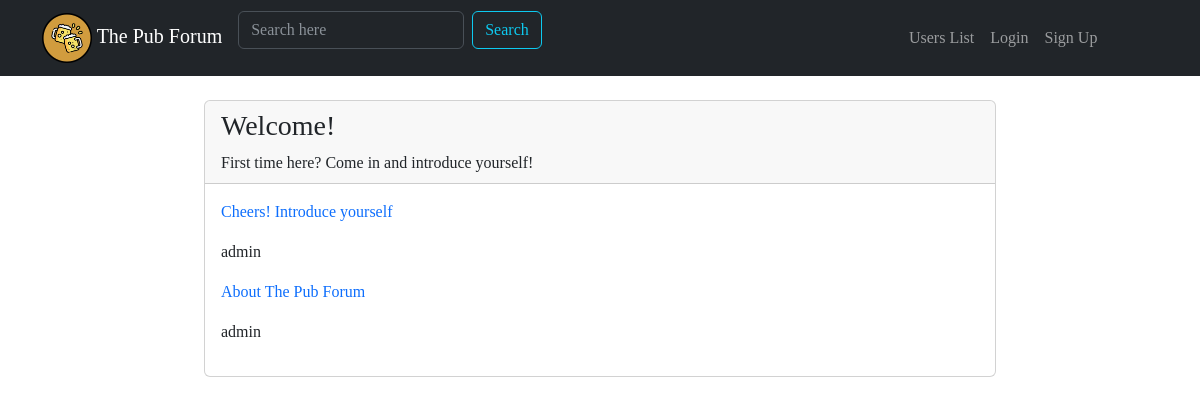
/forum/section/1/, run on the app's committed database.
### forum/models.py (models this page shows, shortened)
class Section(models.Model):
    section_name = models.CharField(max_length=100)
    section_description = models.CharField(max_length=200, blank=True, null=True)
    section_logo = models.ImageField(blank=True, null=True)
    class Meta:
        verbose_name = 'Section'
        verbose_name_plural = 'Sections'

class Discussion(models.Model):
    discussion_title = models.CharField(max_length=150)
    discussion_creation_data = models.DateField(auto_now_add=True)
    discussion_author = models.ForeignKey(User, on_delete=models.CASCADE, related_name='discussions')
    discussion_section = models.ForeignKey(Section, on_delete=models.CASCADE)
    def get_absolute_url(self):
        return reverse("show_discussion", kwargs={'pk': self.pk})
    class Meta:
        verbose_name = 'Discussion'
        verbose_name_plural = 'Discussions'

### forum/views.py (the view)
# urls.py: path("section/<int:pk>/", show_section, name='show_section'),
def show_section(request, pk):
    section = get_object_or_404(Section, pk=pk)
    section_discussions = Discussion.objects.\
        filter(discussion_section=section).order_by("-discussion_creation_data")
    context = {'section': section, 'section_discussions': section_discussions}
    return render(request, "show_section.html", context)

### forum/templates/show_section.html (shortened to what this page needs)
{% extends 'base.html' %}
{% load crispy_forms_tags %}
{% block content %}
<div class="row justify-content-center">
    <div class="col-8">
        <div class="card">
            <div class="card-header">
                <h3 class="card-title">{{ section.section_name }}</h3>
                <p class="card-text">{{ section.section_description }}</p>
            </div>
            <div class="card-body">
                {% for disc in section_discussions %}
                    <p><a class="text-decoration-none" href="{{ disc.get_absolute_url }}">{{ disc.discussion_title }}</a></p>
                    <p>{{ disc.discussion_author }}</p>
                {% endfor %}
            </div>
        </div>
    </div>
</div>
{% endblock content %}

### static_storage/css/pubforum.css (style rules this page uses)
body { font-family: 'Source Serif Pro', serif; }

### data on the page
Section: section_name "Welcome!", section_description "First time here? Come in and introduce yourself!"
Discussion: discussion_title "Cheers! Introduce yourself", discussion_author "admin"
Discussion: discussion_title "About The Pub Forum", discussion_author "admin"
